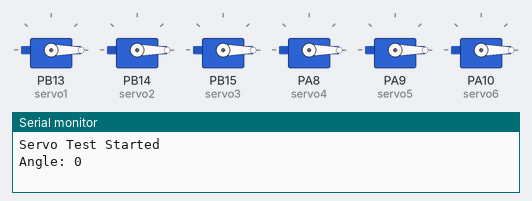
Simulated run of this sketch. Board: STM32 Blue Pill. Parts: 6 × servo, the last lines printed to the serial monitor.

Above: at 0.05 s.
At 0.9 s:
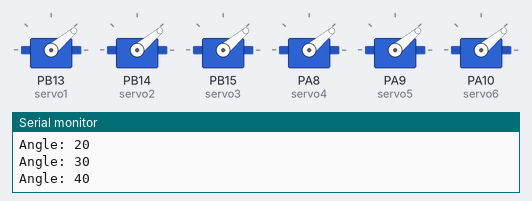
At 1.8 s:
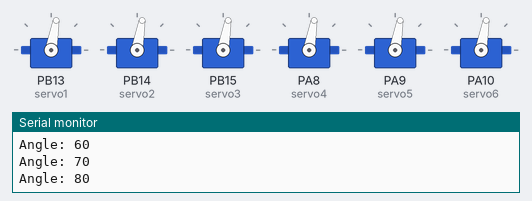
At 3.6 s:
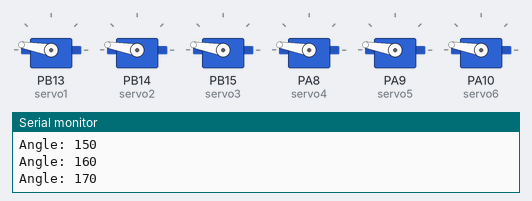
At 5.4 s:
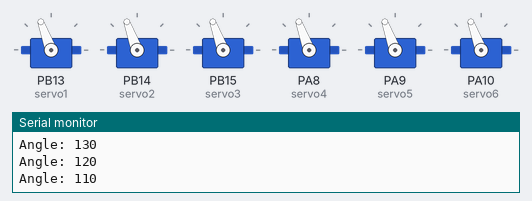
At 7.2 s:
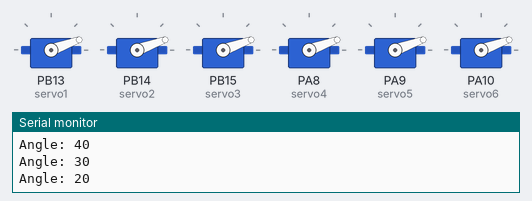
Timing chart, 0 to 9.9 s (numbered marks = the images above):
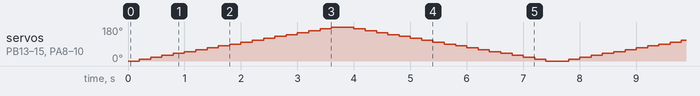

The sketch:

pwm_pins.ino
```cpp
#include <Servo.h>

// 6 Servo objects
Servo servo1, servo2, servo3, servo4, servo5, servo6;

void setup() {
  servo1.attach(PB13);
  servo2.attach(PB14);
  servo3.attach(PB15);
  servo4.attach(PA8);
  servo5.attach(PA9);
  servo6.attach(PA10);

  Serial.begin(115200);
  Serial.println("Servo Test Started");
}

void loop() {
  for (int angle = 0; angle <= 180; angle += 10) {
    setAllServos(angle);
    delay(200);
  }

  for (int angle = 180; angle >= 0; angle -= 10) {
    setAllServos(angle);
    delay(200);
  }
}

void setAllServos(int angle) {
  servo1.write(angle);
  servo2.write(angle);
  servo3.write(angle);
  servo4.write(angle);
  servo5.write(angle);
  servo6.write(angle);

  Serial.print("Angle: ");
  Serial.println(angle);
}
```
